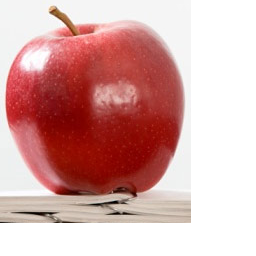
//> input picture trunk/examples/03_OpenCV_and_blobs/OpenCV_examples/apple.bmp, 256 x 256 px
$ ./OpenCVEdgeDetect   (built with g++ and OpenCV 4)
//> lines starting //> are read from the running program, lines starting //| are printed output that depends on the picture; after the words box and inside, x2 and y2 are one past the last pixel; in counts of white or black regions, pixels touching at a corner belong together
// OpenCVReadImage.cpp : Defines the entry point for the console application.
//
#include "opencv/cv.h"
#include "opencv/highgui.h"

int main()
{
	IplImage* sourceImg;				// Create a new IplImage image data structure
	IplImage* grayImg, *cannyImg;

	// Load a color (3 channel RGB) image
	sourceImg = cvLoadImage("../apple.bmp",1);
//> sourceImg is the input picture: 256 rows x 256 cols, CV_8UC3; mean B, G, R 168.6, 170.9, 214.6

	// Create a single channel 1 byte image (grayscale image)
	grayImg = cvCreateImage( cvSize(sourceImg->width, sourceImg->height), IPL_DEPTH_8U, 1 );

	// Convert the original color image to grayscale image
	cvCvtColor( sourceImg, grayImg, CV_BGR2GRAY );
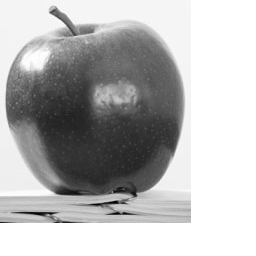
//> grayImg: 256 rows x 256 cols, CV_8UC1; min 1, max 255, mean 183.7

	// Create a grayscale image to store the Canny edge detection result
	cannyImg = cvCreateImage( cvSize(sourceImg->width, sourceImg->height), IPL_DEPTH_8U, 1 );

	// Canny Edge Detection
	cvCanny(grayImg, cannyImg, 50, 150, 3);
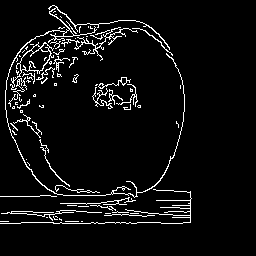
//> cannyImg: 256 rows x 256 cols, CV_8UC1; 5.6% white in thin lines or dots, all inside (x1, y1, x2, y2) = (0, 5, 192, 224)

	cvNamedWindow( "original", 1 );
	cvNamedWindow( "canny", 1 );
	cvShowImage( "original", sourceImg );
	cvShowImage( "canny", cannyImg );
	cvWaitKey(0);

	return 0;
}
